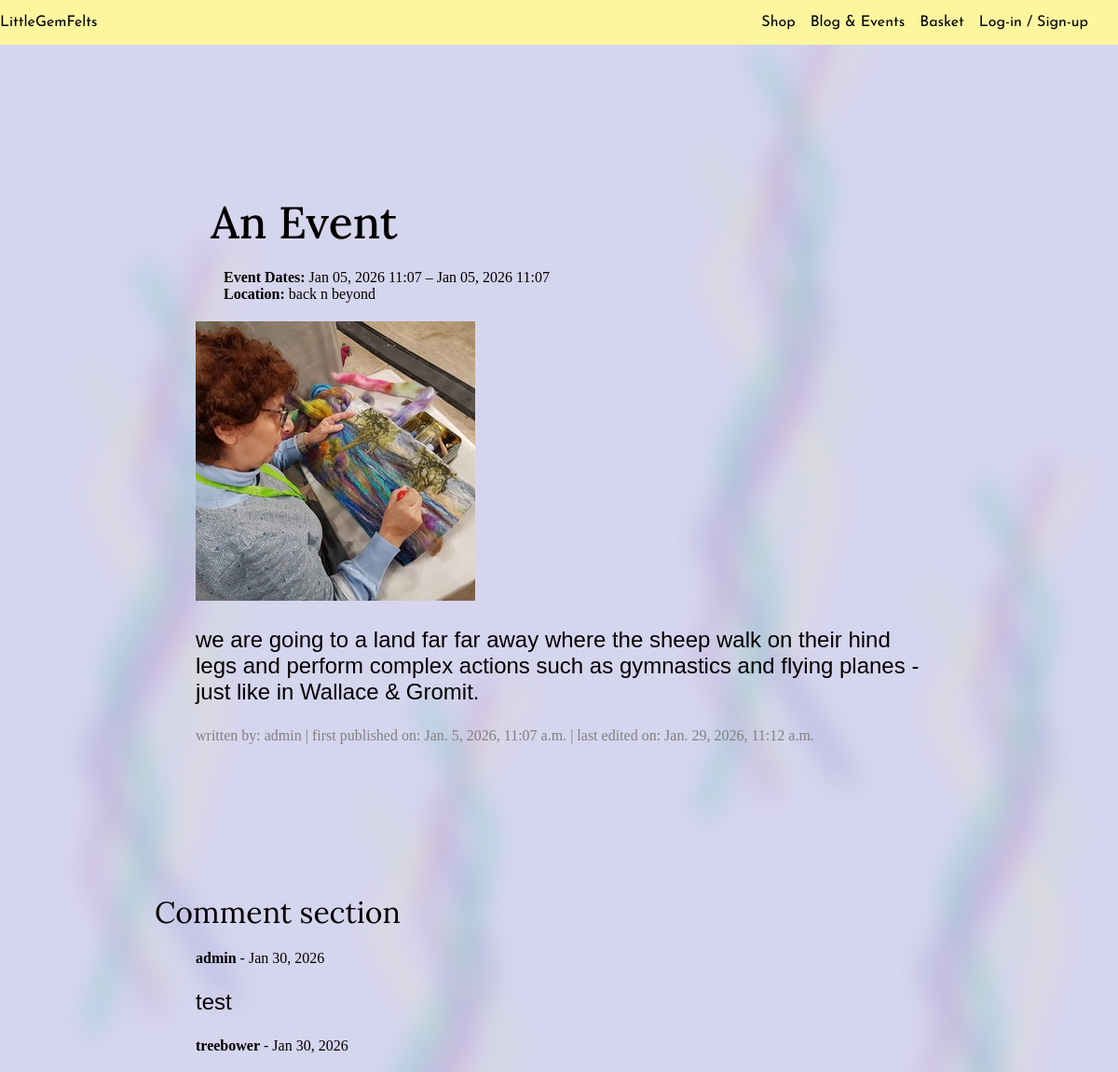
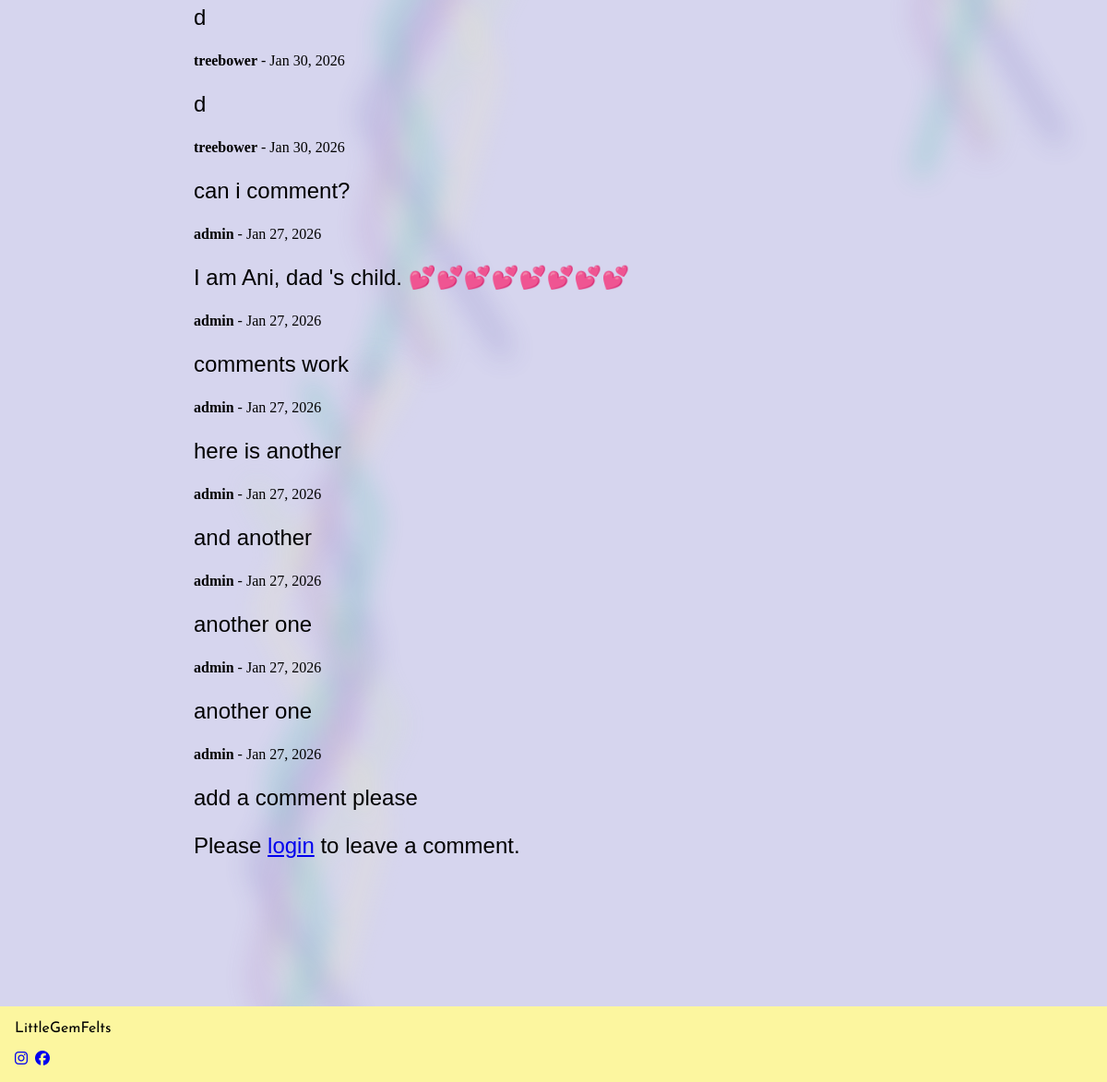
The page /blog/we-are-going-somewhere/ on the database its author committed (2 pictures, top to bottom).
### blog/models.py (models this page shows, shortened)
class Post(models.Model):
    title = models.CharField(max_length=200, unique=True)
    slug = models.SlugField(max_length=200, unique=True)
    author = models.ForeignKey(User, on_delete=models.CASCADE, related_name="blog_posts")
    content = models.TextField()
    img = ProcessedImageField(upload_to='blog_pics/', processors=[ResizeToFill(300,300)],
                              format='JPEG', options={'quality': 90}, blank=True, null=True,
                              default='profile/default-portrait.png')
    start_date = models.DateTimeField(auto_now=False, auto_now_add=False)
    end_date = models.DateTimeField(auto_now=False, auto_now_add=False)
    location = models.CharField(max_length=200)
    is_event = models.BooleanField(default=False)
    allow_comments = models.BooleanField(default=False)
    date_created = models.DateTimeField(auto_now_add=True)
    date_updated = models.DateTimeField(auto_now=True)
    publish = models.BooleanField(default=False)
    class Meta:
        ordering = ['date_created']

class Comment(models.Model):
    post = models.ForeignKey(Post, on_delete=models.CASCADE, related_name='comments')
    author = models.ForeignKey(User, on_delete=models.CASCADE, related_name='commenter')
    content = models.TextField()
    date_created = models.DateTimeField(auto_now_add=True)
    date_updated = models.DateTimeField(auto_now=True)
    class Meta:
        ordering = ['date_created']

### blog/views.py (the view)
# urls.py: path('<slug:slug>/', views.blog_details, name='blog_details'),
def blog_details(request, slug):
    post = get_object_or_404(Post, slug=slug, publish=True)
    comments = post.comments.all().order_by('-date_created')
    comment_form = None
    if post.allow_comments:
        if request.user.is_authenticated:
            if request.user.profile.can_comment:
                if request.method == "POST":
                    comment_form = CommentForm(request.POST)
                    try:
                        if comment_form.is_valid():
                            comment = comment_form.save(commit=False)
                            comment.post = post
                            comment.author = request.user
                            comment.save()
                            return redirect('blog:blog_details', slug=slug)
                    except Exception as e:
                        messages.error(request, f"Something went wrong at our end - please try again. {e}")
                    else:
                        messages.error(request, "Something went wrong with the for submission")
                else:
                    comment_form = CommentForm()
            else:
                messages.error(request, "Sorry you can't comment yet")
    context = {
        'post': post,
        'comments': comments,
        'comment_form': comment_form
    }
    return render(request, 'blog/blog_details.html', context)

### basket/contexts.py (called while the page is built, shortened)
def basket_contents(request):
    basket_items = []
    product_count = 0
    total = Decimal('0.00')
    delivery = Decimal('0.00')
    basket = request.session.get('basket', {})  # needs to fetch the items from the basket when implemented
    grand_total = total + delivery
    return {
        'basket_items': basket_items,
        'product_count': product_count,
        'total': total.quantize(Decimal('0.01')),
        'delivery': delivery.quantize(Decimal('0.01')),
        'grand_total': grand_total.quantize(Decimal('0.01')),
    }

### blog/templates/blog/blog_details.html (shortened to what this page needs)
{% extends "layout.html" %}
{% load static %}
{% block extra_css %}
<link rel="stylesheet" href="{% static 'css/blog.css' %}">{% endblock extra_css %}
{% block content %}
<section class="blog-section">
  <div class="wa-grid wa-gap-l" style='--min-column-size:300px;'>
    <div class="title wa-span-grid">
      <h2>{{post.title}}</h2>
    </div>
    <div class="slug">
      {% if post.is_event %}
      <div class="event-dates">
        <strong>Event Dates:</strong>
        {{ post.start_date|date:"M d, Y H:i" }} – {{ post.end_date|date:"M d, Y H:i" }}
        <br><strong>Location:</strong> {{post.location}}
      </div>
    {% endif %}
    </div>
    <div class="img">
      {% if post.img %}
    <img src="{{ post.img.url }}" alt="blog post image">
  {% else %}
    <img src="{% static 'blog_pics/placeholder.png' %}" alt="No image available">
  {% endif %}
    </div>
    <div class="wa-span-grid text">
      <p>{{post.content}}</p>
    </div>
    <div class="date-edit-author">
      <span>written by: {{post.author}} | </span><span>first published on: {{post.date_created}} | </span><span>last edited on: {{post.date_updated}}</span>
    </div>
  </div>
</section>
<section class="comments-section">
  <h3>Comment section</h3>
  <div class="container">
    {% for comment in comments %}
        <div class="comment">
            <strong>{{ comment.author.username }}</strong>
            <span class="text-muted">- {{ comment.date_created|date:"M d, Y" }}</span>
            <p>{{ comment.content }}</p>
        </div>
    {% empty %}
        <p>No comments yet.</p>
    {% endfor %}
    <div>
      {% if post.allow_comments %}
        {% if user.is_authenticated and user.profile.can_comment %}
        <form method="post">
            {% csrf_token %}
            {{ comment_form.as_p }}
            <button type="submit" class="btn btn-primary purple">Submit</button>
        </form>
        {% else %}
        <p>Please <a href="{% url 'account_login' %}">login</a> to leave a comment.</p>
        {% endif %}
      {% else %}
      <div class="alert alert-secondary">
        Comments are closed for this post.
      </div>
      {% endif %}
    </div>
  </div>
</section>
{% endblock content %}

### static/css/base.css (style rules this page uses)
:root { --title-font: "Josefin Sans", sans-serif; --heading-font: "Lora", sans-serif; --content-font: "Cormorant", sans-serif; --amethyst-c1: #a560b2; --violet-twilight-c2: #564dac; --light-gold-c3: #fcf69f; --lavender-c4: #d6d5ee; --ash-grey-c5: #a3c4bc; --tropical-teal-c6: #16bac5; }
html, body { width: 100%; margin: 0; }
body { display: flex; flex-direction: column; background-color: #d6d5ee; }
h2, h3, h4, h5, h6 { font-family: var(--heading-font); font-weight: 300; margin: 1rem; }
p { font-family: var(--content-font); }
section { max-width: 900px; margin: 0 auto clamp(2rem, 15vw, 20rem); }

### static/css/blog.css (style rules this page uses)
section { max-width:900px; margin: 10rem auto; }
main div { margin: 2.5vh 2.5vw; }
h2 { font-size: clamp(1.5rem, 5vw, 3rem); font-weight: 500; }
h3 { font-size: clamp(1.5rem, 4vw, 2rem); }
p { font-size: 1.5rem; }
.date-edit-author { font-size: 1rem; color: grey; }

### rows shown on the page
Post: title "An Event", start_date "Jan 05, 2026 11:07", end_date "Jan 05, 2026 11:07", location "back n beyond", img (picture), content "we are going to a land far far away where the sheep walk on their hind legs and perform complex actions such as gymnastics and flying planes - just like in Wallace & Gromit.", author "admin", date_created "Jan. 5, 2026, 11:07 a.m.", date_updated "Jan. 29, 2026, 11:12 a.m."
Comment: author.username "admin", date_created "Jan 30, 2026", content "test"
Comment: author.username "treebower", date_created "Jan 30, 2026", content "d"
Comment: author.username "treebower", date_created "Jan 30, 2026", content "d"
Comment: author.username "treebower", date_created "Jan 30, 2026", content "can i comment?"
Comment: author.username "admin", date_created "Jan 27, 2026", content "I am Ani, dad 's child. 💕💕💕💕💕💕💕💕"
Comment: author.username "admin", date_created "Jan 27, 2026", content "comments work"
Comment: author.username "admin", date_created "Jan 27, 2026", content "here is another"
Comment: author.username "admin", date_created "Jan 27, 2026", content "and another"
Comment: author.username "admin", date_created "Jan 27, 2026", content "another one"
Comment: author.username "admin", date_created "Jan 27, 2026", content "another one"
Comment: author.username "admin", date_created "Jan 27, 2026", content "add a comment please"
